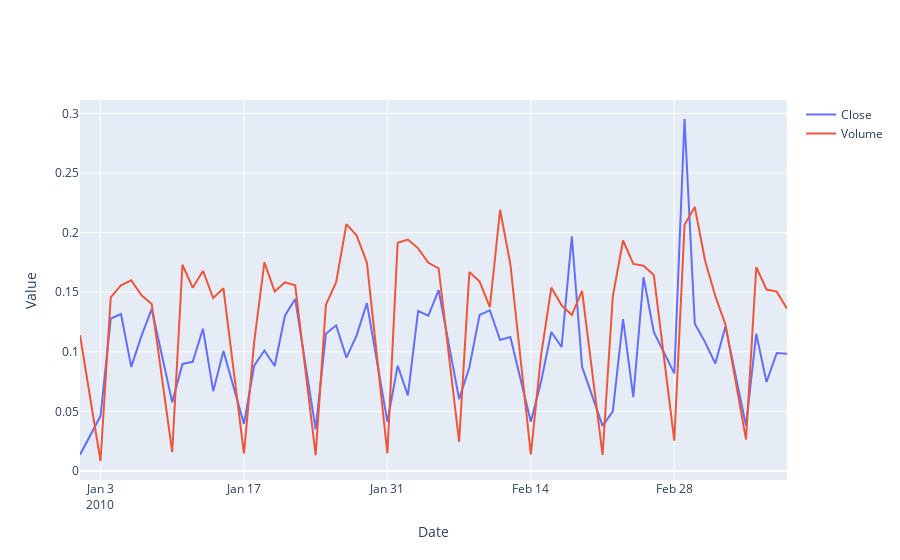

The notebook cell saved with this chart:
### Code cell
import plotly.graph_objects as go
fig = go.Figure()
x = 0
y = 60
# Thêm line chart cho cột 'Close'
fig.add_trace(go.Scatter(x=df['Date'][x:y], y=df['Change_nor'][x:y], name='Close'))

# Thêm line chart cho cột 'Volume'
fig.add_trace(go.Scatter(x=df['Date'][x:y], y=df['volume_nor'][x:y], name='Volume'))

# Đặt tên trục x và y
fig.update_layout(xaxis_title='Date', yaxis_title='Value')

# Hiển thị biểu đồ
fig.show()
